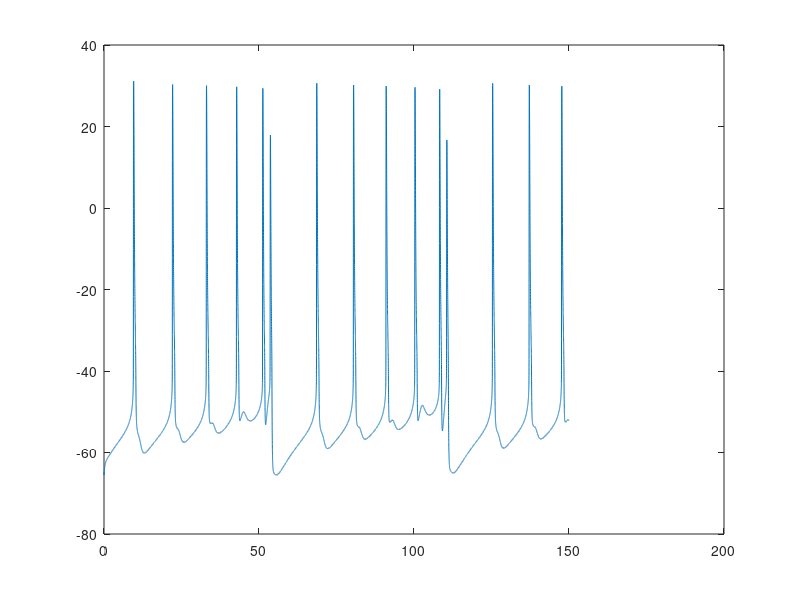
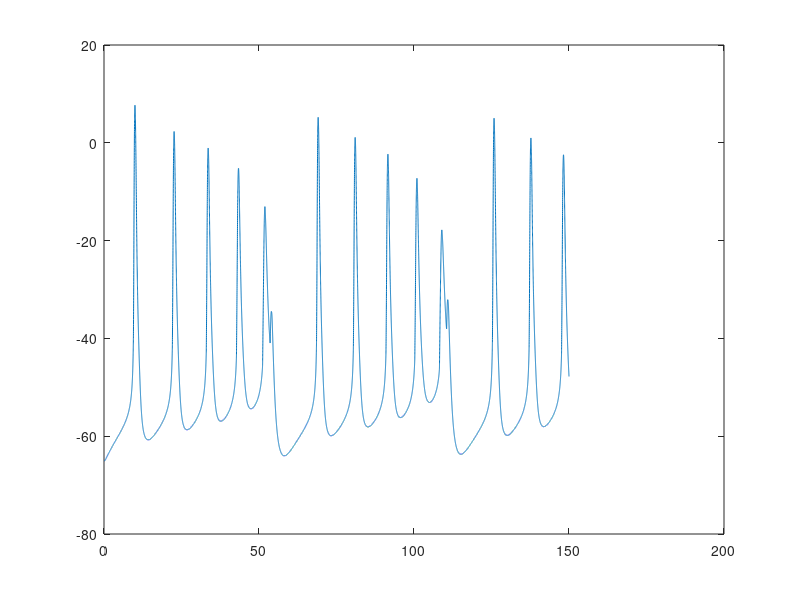

The MATLAB script that drew these images, in order:
%Model of bursting ELL pyramidal cell published: "Dendritic na+ current inactivation can increase cell excitability by delaying a somatic depolarizing afterpotential.
%J Neurophysiol. 2005 Dec;94(6):3836-48." author Fernando R. Fernandez 

clear;
C=1.2; %orig 0.01
Cb=3.5; %orig 0.025
s = 1;
dt=.005;
tt=150
t=0:dt:tt;
I = zeros(s,length(t));
k=1:1:length(t);
kap=.35;
g=1.5;%1.5;

gKmax=10;%15
gNamax =60;%orig 60
gleak=0.18; %orig 0.18

gKmaxb=0; %orig 0
gNamaxb =20;%orig 20
gleakb=0.18;%orig 0.18
gKv3bmax = 8; %orig 8


init =14.5;
step =.5;

% init = .336;

% step = 0.005;

Ek = -88.5;
ENa = 40;
Eleak = -72;

Vc = zeros(s,length(t));
Vc(:,:) = -65;
dVdt= zeros(s,length(t));
Vcb = zeros(s,length(t));
Vcb(:,:) = -65;


taun = zeros(s,length(t));

taum = zeros(s,length(t));

tauh = zeros(s,length(t));

tauk = zeros(s,length(t));


taukb = zeros(s,length(t));

taunb = zeros(s,length(t));

taumb = zeros(s,length(t));

tauhb = zeros(s,length(t));


ninf=zeros(s,length(t));
minf=zeros(s,length(t));
hinf=ones(s,length(t));
kinf=zeros(s,length(t));

nbinf=zeros(s,length(t));
mbinf=zeros(s,length(t));
hbinf=ones(s,length(t));
kbinf=zeros(s,length(t));

n = zeros(s,length(t));
m = zeros(s,length(t));
h = ones(s,length(t));
h(:,:) = .17;
k = zeros(s,length(t));

nb = zeros(s,length(t));
mb = zeros(s,length(t));
hb = ones(s,length(t));
h(:,:) = .17;
kb = zeros(s,length(t));

Ids = zeros(s,length(t));
IKv3 = zeros(s,length(t));
IK = zeros(s,length(t));
INa = zeros(s,length(t));
Ileak = zeros(s,length(t));
Ileak(:,:) = gleak*(-70-Eleak);
Ip = zeros(s,length(t));

Isd = zeros(s,length(t));
IKb = zeros(s,length(t));
INab = zeros(s,length(t));
Ileakb = zeros(s,length(t));
Ileakb(:,:) = gleak*(-70-Eleak);
IKv3b = zeros(s,length(t));

ns=randn(1,length(t));
%[b a]=butter(8,0.02565);%[b a]=butter(8,0.024);
%nsb=filtfilt(b,a,ns);


%----------------------------------------------------------------SOMA

for j = 1:1:s;
   h(:,:) = .12;
   hb(:,:) = .12;
% I(j,1:length(k)) = init + step*j;

count = 1;
spike=1;
threshold =1;
trough=1;
peak =1;
diffwave= 1:1:(4./dt);
for i = 2:1:length(t)-1;
%   I(j,i) = (init + step*j); 
  I(j,i) = (init + step*(j-1)); %+((1*nsb(i)))*0;  

         m(j,i+1) = (1/(1+exp(-(Vc(j,i)+40)/3)));

        
        tauh(j,i+1) = ((2*232/pi)*(28/(4*(Vc(j,i)+64)^2 + 28^2)));

        hinf(j,i+1) = (1/(1+exp(-(Vc(j,i)+40)/-3)));

        h(j,i+1) = (hinf(j,i)-((hinf(j,i)-h(j,i)).*(exp(-(dt)./(tauh(j,i))))));
        
         INa(j,i+1) = gNamax.*(m(j,i).^3*h(j,i)).*(Vc(j,i)-ENa); 


        n(j,i+1) = 1-h(j,i);
        IK(j,i+1) = gKmax.*(n(j,i).^4).*(Vc(j,i)-Ek); 
        
      
        
        Ileak(j,i+1) = gleak.*(Vc(j,i)-Eleak); 
        Ids(j,i+1) = ((Vcb(j,i)-Vc(j,i))*(g/kap));
        

        

      nn=1.0;
   VA   = (((Vcb(j,i)-(Vc(j,i)))*g./(kap) + Ip(j,i) + nn*I(j,i) - gNamax*m(j,i)^3*h(j,i)*(Vc(j,i) - ENa) - gKmax*n(j,i).^4*(Vc(j,i) - Ek) - gleak*(Vc(j,i) - Eleak))/C)*dt;
   VB    = (((Vcb(j,i)-(Vc(j,i)+VA/2))*g./(kap) + Ip(j,i) + nn*I(j,i) - gNamax*m(j,i)^3*h(j,i)*((Vc(j,i)+ VA/2) - ENa) - gKmax*n(j,i).^4*((Vc(j,i) + VA/2) - Ek) - gleak*((Vc(j,i)+VA/2) - Eleak))/C)*dt;
   VC    = (((Vcb(j,i)-(Vc(j,i)+VB/2))*g./(kap) + Ip(j,i) + nn*I(j,i) - gNamax*m(j,i)^3*h(j,i)*((Vc(j,i)+ VB/2) - ENa) - gKmax*n(j,i).^4*((Vc(j,i) + VB/2) - Ek) - gleak*((Vc(j,i)+VB/2) - Eleak))/C)*dt;
   VD    = (((Vcb(j,i)-(Vc(j,i)+VC))*g./(kap)  + Ip(j,i) + nn*I(j,i) - gNamax*m(j,i)^3*h(j,i)*((Vc(j,i)+ VC) - ENa) - gKmax*n(j,i).^4*((Vc(j,i) + VC) - Ek) - gleak*((Vc(j,i)+VC) - Eleak))/C)*dt;
   Vc(j,i+1) = Vc(j,i) + (VA + 2*VB + 2*VC + VD)./6; 
        
        
   %-------------------------------------------------------DENDRITE    

        taumb(j,i+1) = (2*7.4/pi)*(26/(4*(Vcb(j,i)+45.67)^2 + 26^2));
         mbinf(j,i+1) = (-1/(1+exp((Vcb(j,i)+46.7)/5.7)) + 1);
  
         mb(j,i+1) = (mbinf(j,i)-((mbinf(j,i)-mb(j,i)).*(exp(-(dt)./(taumb(j,i))))));


 
 
        tauhb(j,i+1) = ((2*232/pi)*(43/(4*(Vcb(j,i)+60.0)^2 + 43^2)))*1.3;

          hbinf(j,i+1) = (1/(1+exp(-(Vcb(j,i)+55)/-3)));
        hb(j,i+1) = (hbinf(j,i)-((hbinf(j,i)-hb(j,i)).*(exp(-(dt)./(tauhb(j,i)))))); 
        INab(j,i+1) = gNamaxb.*(mb(j,i).^3*hb(j,i)).*(Vcb(j,i)-ENa); 
         

        taukb(j,i+1) = (0.40 + (2*70/pi)*(30/(4*(Vcb(j,i)+40)^2 + 30^2)));
        kbinf(j,i+1) = (1/(1+exp(-(Vcb(j,i)+12.5)/8.75)))^.25;
        kb(j,i+1) = (kbinf(j,i)-((kbinf(j,i)-kb(j,i)).*(exp(-(dt)./(taukb(j,i))))));

        
        
        IKv3b(j,i+1) = gKv3bmax.*(kb(j,i).^4).*(Vcb(j,i)-Ek); 

         Ileakb(j,i+1) = gleakb.*(Vcb(j,i)-Eleak); 


     
        bb=.0; %%0.5
   VAb    = (((Vc(j,i)-(Vcb(j,i)))*g./(1-kap) + bb*I(j,i)- gNamaxb*mb(j,i)^3*hb(j,i)*(Vcb(j,i) - ENa) - gKv3bmax*kb(j,i).^4*(Vcb(j,i) - Ek) - gKmaxb*nb(j,i).^4*(Vcb(j,i) - Ek) - gleakb*(Vcb(j,i) - Eleak))/Cb)*dt;
   VBb    = (((Vc(j,i)-(Vcb(j,i)+VAb/2))*g./(1-kap) + bb*I(j,i)- gNamaxb*mb(j,i)^3*hb(j,i)*((Vcb(j,i)+ VAb/2) - ENa) - gKv3bmax*kb(j,i).^4*((Vcb(j,i)+ VAb/2) - Ek) - gKmaxb*nb(j,i).^4*((Vcb(j,i) + VAb/2) - Ek) - gleakb*((Vcb(j,i)+VAb/2) - Eleak))/Cb)*dt;
   VCb    = (((Vc(j,i)-(Vcb(j,i)+VBb/2))*g./(1-kap)  + bb*I(j,i) - gNamaxb*mb(j,i)^3*hb(j,i)*((Vcb(j,i)+ VBb/2) - ENa) - gKv3bmax*kb(j,i).^4*((Vcb(j,i) + VBb/2) - Ek) - gKmaxb*nb(j,i).^4*((Vcb(j,i) + VBb/2) - Ek) - gleakb*((Vcb(j,i)+VBb/2) - Eleak))/Cb)*dt;
   VDb    = (((Vc(j,i)-(Vcb(j,i)+VCb))*g./(1-kap)  + bb*I(j,i) - gNamaxb*mb(j,i)^3*hb(j,i)*((Vcb(j,i)+ VCb) - ENa) - gKv3bmax*kb(j,i).^4*((Vcb(j,i) + VCb) - Ek) - gKmaxb*nb(j,i).^4*((Vcb(j,i) + VCb) - Ek) - gleakb*((Vcb(j,i)+VCb) - Eleak))/Cb)*dt;
   Vcb(j,i+1) = Vcb(j,i) + (VAb + 2*VBb + 2*VCb + VDb)./6; 
   
dVdt(j,i+1)=(Vc(j,i+1)-Vc(j,i))/dt;



  
    
    




end;




end;
figure(1);
plot (t,Vc);
figure(2);
plot(t,Vcb);
